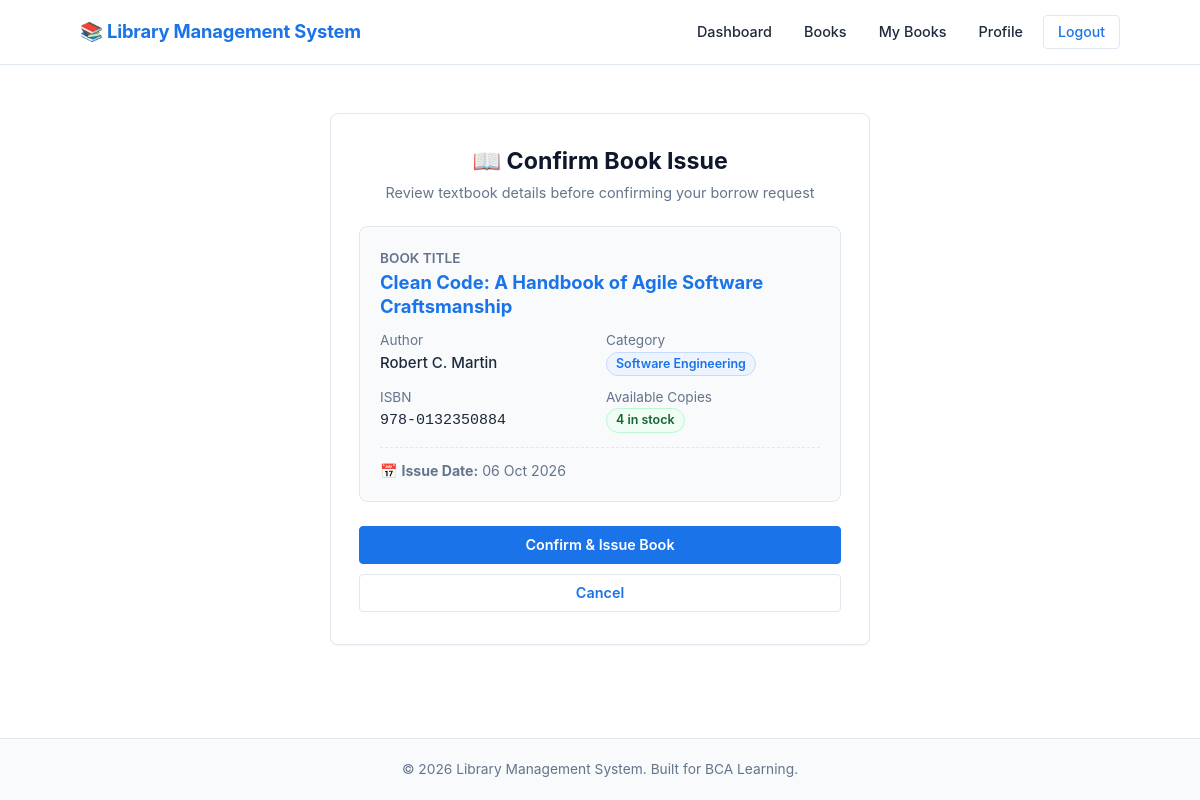
Page /issue-book.php?id=2 (signed in) on the committed database.
### tables this page shows
CREATE TABLE books (
    id INT AUTO_INCREMENT PRIMARY KEY,
    title VARCHAR(200) NOT NULL,
    author VARCHAR(150) NOT NULL,
    category VARCHAR(100),
    isbn VARCHAR(50) UNIQUE,
    quantity INT NOT NULL DEFAULT 1,
    available_quantity INT NOT NULL DEFAULT 1,
    created_at TIMESTAMP DEFAULT CURRENT_TIMESTAMP
);

### issue-book.php (the view, shortened to what this page needs)
<?php
require_once 'config/db.php';
$book_id = 0;
if (($_SERVER['REQUEST_METHOD'] ?? '') === 'POST') {
    $book_id = isset($_POST['book_id']) ? (int)$_POST['book_id'] : 0;
} else {
    $book_id = isset($_GET['id']) ? (int)$_GET['id'] : 0;
}
try {
    $stmt = $pdo->prepare("SELECT * FROM books WHERE id = :id LIMIT 1");
    $stmt->execute([':id' => $book_id]);
    $book = $stmt->fetch();
} catch (PDOException $e) {
    $_SESSION['error_message'] = "Database query failed.";
    header("Location: books.php");
    exit();
}
include 'includes/header.php';
include 'includes/navbar.php';
?>
<main class="main-content">
    <div class="container">
        <div class="auth-wrapper">
            <div class="auth-card" style="max-width: 540px;">
                <div class="auth-header">
                    <h2>📖 Confirm Book Issue</h2>
                    <p>Review textbook details before confirming your borrow request</p>
                </div>
                <div style="background-color: var(--bg-light); border: 1px solid var(--border-color); border-radius: var(--radius); padding: 20px; margin-bottom: 24px;">
                    <div style="margin-bottom: 10px;">
                        <span style="font-size: 0.85rem; color: var(--text-muted); text-transform: uppercase; font-weight: 600;">Book Title</span>
                        <h3 style="font-size: 1.15rem; color: var(--primary); margin-top: 2px;">
                            <?php echo htmlspecialchars($book['title']); ?>
                        </h3>
                    </div>
                    <div style="display: grid; grid-template-columns: 1fr 1fr; gap: 12px; margin-bottom: 10px;">
                        <div>
                            <span style="font-size: 0.85rem; color: var(--text-muted);">Author</span>
                            <p style="font-weight: 500;"><?php echo htmlspecialchars($book['author']); ?></p>
                        </div>
                        <div>
                            <span style="font-size: 0.85rem; color: var(--text-muted);">Category</span>
                            <p><span class="badge badge-category"><?php echo htmlspecialchars($book['category']); ?></span></p>
                        </div>
                    </div>
                    <div style="display: grid; grid-template-columns: 1fr 1fr; gap: 12px;">
                        <div>
                            <span style="font-size: 0.85rem; color: var(--text-muted);">ISBN</span>
                            <p><code><?php echo htmlspecialchars($book['isbn']); ?></code></p>
                        </div>
                        <div>
                            <span style="font-size: 0.85rem; color: var(--text-muted);">Available Copies</span>
                            <p><span class="badge badge-success"><?php echo (int)$book['available_quantity']; ?> in stock</span></p>
                        </div>
                    </div>
                    <div style="margin-top: 14px; padding-top: 12px; border-top: 1px dashed var(--border-color); font-size: 0.88rem; color: var(--text-muted);">
                        <span>📅 <strong>Issue Date:</strong> <?php echo date('d M Y'); ?></span>
                    </div>
                </div>
                <form action="issue-book.php" method="POST">
                    <button type="submit" class="btn btn-primary btn-block" style="margin-bottom: 10px;">
                        Confirm & Issue Book
                    </button>
                    <a href="books.php" class="btn btn-outline btn-block">
                        Cancel
                    </a>
                </form>
            </div>
        </div>
    </div>
</main>
<?php include 'includes/footer.php'; ?>

### assets/css/style.css (style rules this page uses)
:root { --primary: #1a73e8; --primary-hover: #1557b0; --primary-light: #eef4fe; --primary-border: #c2dbfe; --text-dark: #0f172a; --text-body: #1e293b; --text-muted: #64748b; --text-light: #94a3b8; --bg-page: #ffffff; --bg-subtle: #f8fafc; --bg-light: #f8fafc; --bg-card: #ffffff; --border-color: #e2e8f0; --border-light: #f1f5f9; --success-bg: #f0fdf4; --success-text: #166534; --success-border: #bbf7d0; --error-bg: #fef2f2; --error-text: #991b1b; --error-border: #fecaca; --radius-sm: 4px; --radius: 8px; --radius-lg: 12px; --radius-pill: 9999px; --shadow-sm: 0 1px 2px 0 rgba(0, 0, 0, 0.05); --shadow-md: 0 2px 4px -1px rgba(0, 0, 0, 0.06), 0 1px 2px -1px rgba(0, 0, 0, 0.04); }
* { margin: 0; padding: 0; box-sizing: border-box; }
body { font-family: -apple-system, BlinkMacSystemFont, "Segoe UI", Roboto, Oxygen, Ubuntu, Cantarell, "Helvetica Neue", sans-serif; color: var(--text-body); background-color: var(--bg-page); line-height: 1.5; font-size: 15px; display: flex; flex-direction: column; min-height: 100vh; -webkit-font-smoothing: antialiased; }
.container { width: 100%; max-width: 1080px; margin: 0 auto; padding: 0 20px; }
.main-content { flex: 1; padding: 32px 0 48px; }
h1, h2, h3, h4 { color: var(--text-dark); font-weight: 700; line-height: 1.3; }
.btn { display: inline-flex; align-items: center; justify-content: center; font-family: inherit; font-size: 0.9rem; font-weight: 600; padding: 8px 16px; border-radius: var(--radius-sm); text-decoration: none; cursor: pointer; border: 1px solid transparent; transition: all 0.15s ease; line-height: 1.4; }
.btn-primary { background-color: var(--primary); color: #ffffff !important; border-color: var(--primary); }
.btn-outline { background-color: transparent; color: var(--primary) !important; border-color: var(--border-color); }
.btn-block { width: 100%; }
.auth-wrapper { display: flex; justify-content: center; align-items: center; padding: 16px 0; }
.auth-card { background-color: var(--bg-card); border: 1px solid var(--border-color); border-radius: var(--radius); padding: 32px 28px; width: 100%; max-width: 440px; box-shadow: var(--shadow-sm); }
.auth-header { text-align: center; margin-bottom: 22px; }
.auth-header h2 { font-size: 1.45rem; margin-bottom: 6px; }
.auth-header p { color: var(--text-muted); font-size: 0.9rem; }
.badge { display: inline-block; padding: 3px 9px; border-radius: var(--radius-pill); font-size: 0.78rem; font-weight: 600; line-height: 1.3; }
.badge-success { background-color: var(--success-bg); color: var(--success-text); border: 1px solid var(--success-border); }
.badge-category { background-color: var(--primary-light); color: var(--primary); border: 1px solid var(--primary-border); }

### rows in the picture
books: title "Clean Code: A Handbook of Agile Software Craftsmanship", author "Robert C. Martin", category "Software Engineering", isbn "978-0132350884", available_quantity "4"
